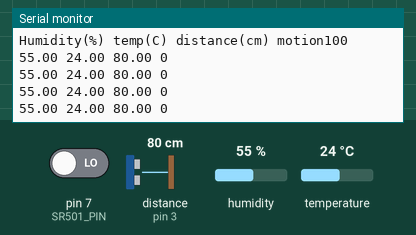
Simulated run of this sketch. Board: Arduino Uno, built with avr-gcc and run on an emulated ATmega328P. On the bench: the last lines printed to the serial monitor. Inputs (shaded band) come from the test bench; at power-on: distance to the obstacle (sensor on pin 3) 80 cm, humidity 55 %, pin 7 (SR501_PIN) LOW, temperature 24 °C. The echo pulse lasts 58.3 µs per cm.

Above: at 1.3 s.
1.4 s: distance to the obstacle (sensor on pin 3) set to 2 cm
At 2.25 s:
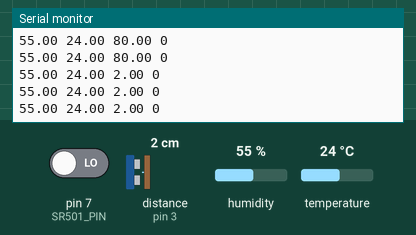
2.9 s: distance to the obstacle (sensor on pin 3) set to 299 cm
At 3.28 s:
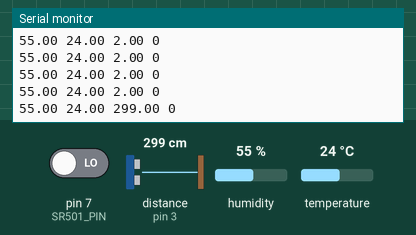
9.1 s: distance to the obstacle (sensor on pin 3) set to 60 cm
At 9.28 s:
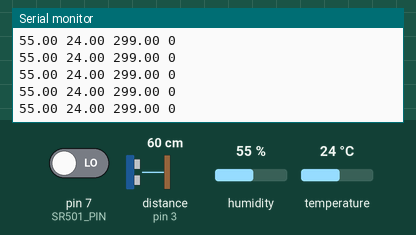
15.3 s: humidity set to 22 %
At 15.48 s:
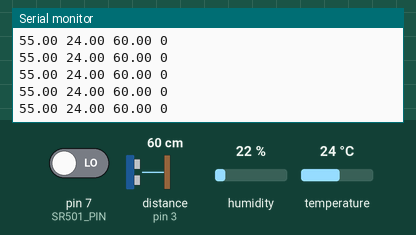
21.5 s: distance to the obstacle (sensor on pin 3) set to 250 cm
At 21.69 s:
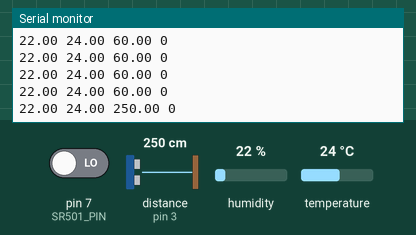
27.7 s: pin 7 (SR501_PIN) driven HIGH
At 27.89 s:
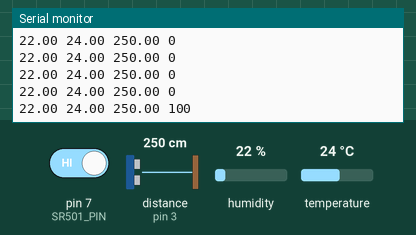
Timing chart, 0 to 30.2 s (numbered marks = the images above; inputs shaded):
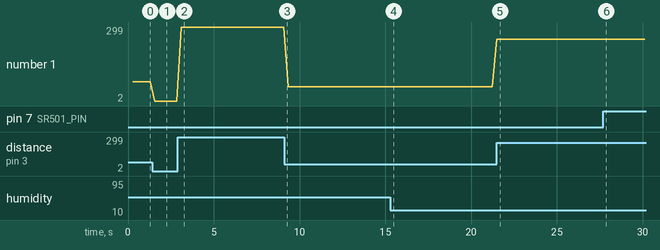

The sketch:

basic_sensor_project.ino
```cpp
// Libraries
#include "DHT.h"
#include "Ultrasonic.h"


// Sensor pins
#define DHTPIN 13
#define SR04_TIGGER_PIN 4
#define SR04_ECHO_PIN 3
#define SR501_PIN 7


/*
// Digital pin connected to the DHT sensor
// Feather HUZZAH ESP8266 note: use pins 3, 4, 5, 12, 13 or 14 --
// Pin 15 can work but DHT must be disconnected during program upload.
*/
// Sensor definitions
#define DHTTYPE DHT11
DHT dht(DHTPIN, DHTTYPE);
Ultrasonic ultrasonic(SR04_TIGGER_PIN, SR04_ECHO_PIN);
/*
// Uncomment whatever type you're using!
//#define DHTTYPE DHT11   // DHT 11
//#define DHTTYPE DHT22   // DHT 22  (AM2302), AM2321
//#define DHTTYPE DHT21   // DHT 21 (AM2301)
// Connect pin 1 (on the left) of the sensor to +5V
// NOTE: If using a board with 3.3V logic like an Arduino Due connect pin 1
// to 3.3V instead of 5V!
// Connect pin 2 of the sensor to whatever your DHTPIN is
// Connect pin 3 (on the right) of the sensor to GROUND (if your sensor has 3 pins)
// Connect pin 4 (on the right) of the sensor to GROUND and leave the pin 3 EMPTY (if your sensor has 4 pins)
// Connect a 10K resistor from pin 2 (data) to pin 1 (power) of the sensor
// Initialize DHT sensor.
// Note that older versions of this library took an optional third parameter to
// tweak the timings for faster processors.  This parameter is no longer needed
// as the current DHT reading algorithm adjusts itself to work on faster procs.
*/

void setup()
{
// Set up serial communication
  Serial.begin(9600);

// Set up sensors
  dht.begin();
  pinMode(SR501_PIN,INPUT);

// Legend
  Serial.println("Humidity(%) temp(C) distance(cm) motion100 ");
}

void loop()
{
  // Wait a few seconds between measurements.
  delay(250); //take a reading every 0.25 seconds

  // DHT sensor
  float humidity = dht.readHumidity();
  float tempC = dht.readTemperature();

  Serial.print(humidity);
  Serial.print(" ");
  Serial.print(tempC);
  Serial.print(" ");

// HC-SR04
  float distance = ultrasonic.read();
  Serial.print(distance);
  Serial.print(" ");

// HC-SR501
  int motionValue = digitalRead(SR501_PIN);
  Serial.print(motionValue*100);
  Serial.print(" ");

  Serial.print("\n");

}
```

Measured:
- after the input at 1.4 s, the serial monitor: prints a new line after 0.16 s (image 1)
- after the input at 2.9 s, the serial monitor: prints a new line after 0.19 s (image 2)
- after the input at 21.5 s, the serial monitor: prints a new line at once (image 5)
- after the input at 27.7 s, the serial monitor: prints a new line at once (image 6)
- plotted number 1: 80 → 2 after the input at 1.4 s, 2 → 299 after the input at 2.9 s, 299 → 60 after the input at 9.1 s, 60 → 250 after the input at 21.5 s
